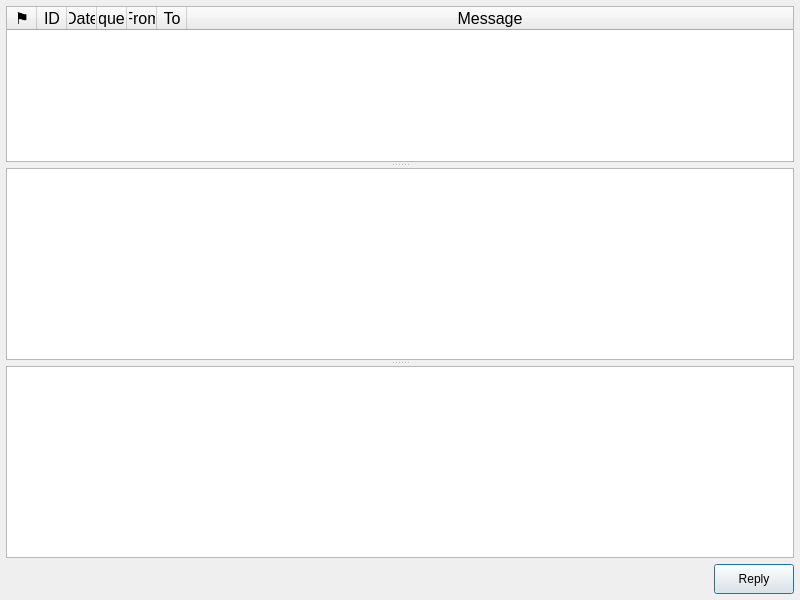
<?xml version="1.0" encoding="UTF-8"?>
<ui version="4.0">
 <class>MessageWindow</class>
 <widget class="QDialog" name="MessageWindow">
  <property name="geometry">
   <rect>
    <x>0</x>
    <y>0</y>
    <width>800</width>
    <height>600</height>
   </rect>
  </property>
  <property name="windowTitle">
   <string>Message History</string>
  </property>
  <layout class="QVBoxLayout" name="verticalLayout_2">
   <property name="leftMargin">
    <number>6</number>
   </property>
   <property name="topMargin">
    <number>6</number>
   </property>
   <property name="rightMargin">
    <number>6</number>
   </property>
   <property name="bottomMargin">
    <number>6</number>
   </property>
   <item>
    <widget class="QSplitter" name="mainSplitter">
     <property name="orientation">
      <enum>Qt::Orientation::Vertical</enum>
     </property>
     <property name="handleWidth">
      <number>6</number>
     </property>
     <widget class="QTableWidget" name="messageTableWidget">
      <property name="sizePolicy">
       <sizepolicy hsizetype="Expanding" vsizetype="Expanding">
        <horstretch>0</horstretch>
        <verstretch>10</verstretch>
       </sizepolicy>
      </property>
      <property name="font">
       <font>
        <pointsize>12</pointsize>
       </font>
      </property>
      <property name="toolTip">
       <string>&lt;html&gt;&lt;head/&gt;&lt;body&gt;&lt;p&gt;Received band activity is displayed with time since last heard, SNR, and the text received for each frequency offset in the passband.&lt;/p&gt;&lt;/body&gt;&lt;/html&gt;</string>
      </property>
      <property name="sizeAdjustPolicy">
       <enum>QAbstractScrollArea::SizeAdjustPolicy::AdjustToContentsOnFirstShow</enum>
      </property>
      <property name="autoScroll">
       <bool>true</bool>
      </property>
      <property name="editTriggers">
       <set>QAbstractItemView::EditTrigger::NoEditTriggers</set>
      </property>
      <property name="showDropIndicator" stdset="0">
       <bool>false</bool>
      </property>
      <property name="dragDropOverwriteMode">
       <bool>false</bool>
      </property>
      <property name="alternatingRowColors">
       <bool>true</bool>
      </property>
      <property name="selectionMode">
       <enum>QAbstractItemView::SelectionMode::SingleSelection</enum>
      </property>
      <property name="selectionBehavior">
       <enum>QAbstractItemView::SelectionBehavior::SelectRows</enum>
      </property>
      <property name="textElideMode">
       <enum>Qt::TextElideMode::ElideRight</enum>
      </property>
      <property name="gridStyle">
       <enum>Qt::PenStyle::DotLine</enum>
      </property>
      <property name="sortingEnabled">
       <bool>false</bool>
      </property>
      <property name="wordWrap">
       <bool>false</bool>
      </property>
      <attribute name="horizontalHeaderVisible">
       <bool>true</bool>
      </attribute>
      <attribute name="horizontalHeaderCascadingSectionResizes">
       <bool>false</bool>
      </attribute>
      <attribute name="horizontalHeaderMinimumSectionSize">
       <number>20</number>
      </attribute>
      <attribute name="horizontalHeaderDefaultSectionSize">
       <number>30</number>
      </attribute>
      <attribute name="horizontalHeaderHighlightSections">
       <bool>false</bool>
      </attribute>
      <attribute name="horizontalHeaderStretchLastSection">
       <bool>true</bool>
      </attribute>
      <attribute name="verticalHeaderVisible">
       <bool>false</bool>
      </attribute>
      <column>
       <property name="text">
        <string>⚑</string>
       </property>
       <property name="toolTip">
        <string>Read / Unread Status</string>
       </property>
      </column>
      <column>
       <property name="text">
        <string>ID</string>
       </property>
      </column>
      <column>
       <property name="text">
        <string>Date</string>
       </property>
      </column>
      <column>
       <property name="text">
        <string>Frequency</string>
       </property>
      </column>
      <column>
       <property name="text">
        <string>From</string>
       </property>
      </column>
      <column>
       <property name="text">
        <string>To</string>
       </property>
      </column>
      <column>
       <property name="text">
        <string>Message</string>
       </property>
      </column>
     </widget>
     <widget class="QTextEdit" name="messageTextEdit">
      <property name="sizePolicy">
       <sizepolicy hsizetype="Expanding" vsizetype="MinimumExpanding">
        <horstretch>0</horstretch>
        <verstretch>1</verstretch>
       </sizepolicy>
      </property>
      <property name="font">
       <font>
        <pointsize>14</pointsize>
       </font>
      </property>
      <property name="visible">
       <bool>true</bool>
      </property>
      <property name="styleSheet">
       <string notr="true">QTextEdit { /*background-color:#ffeaa7*/; }</string>
      </property>
     </widget>
     <widget class="QTextEdit" name="replytextEdit">
      <property name="sizePolicy">
       <sizepolicy hsizetype="Expanding" vsizetype="MinimumExpanding">
        <horstretch>0</horstretch>
        <verstretch>1</verstretch>
       </sizepolicy>
      </property>
      <property name="visible">
       <bool>false</bool>
      </property>
     </widget>
    </widget>
   </item>
   <item>
    <widget class="QWidget" name="widget" native="true">
     <layout class="QHBoxLayout" name="horizontalLayout">
      <property name="leftMargin">
       <number>0</number>
      </property>
      <property name="topMargin">
       <number>0</number>
      </property>
      <property name="rightMargin">
       <number>0</number>
      </property>
      <property name="bottomMargin">
       <number>0</number>
      </property>
      <item>
       <spacer name="horizontalSpacer">
        <property name="orientation">
         <enum>Qt::Orientation::Horizontal</enum>
        </property>
        <property name="sizeHint" stdset="0">
         <size>
          <width>40</width>
          <height>20</height>
         </size>
        </property>
       </spacer>
      </item>
      <item>
       <widget class="QPushButton" name="replyPushButton">
        <property name="minimumSize">
         <size>
          <width>0</width>
          <height>30</height>
         </size>
        </property>
        <property name="text">
         <string>Reply</string>
        </property>
       </widget>
      </item>
     </layout>
    </widget>
   </item>
  </layout>
 </widget>
 <resources/>
 <connections/>
</ui>
